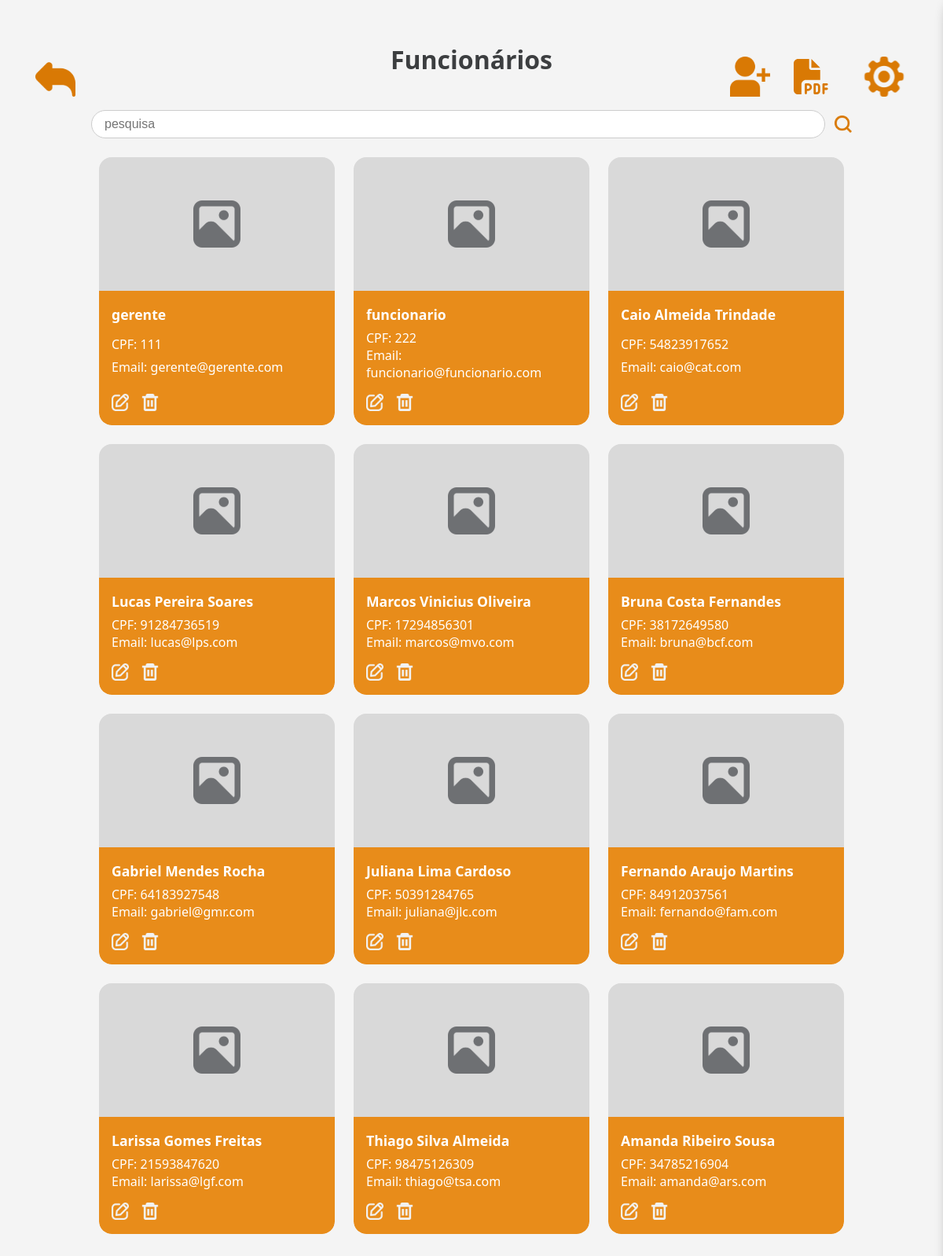
Page /paginas/funcionarios.php on the committed database.
### tables this page shows
CREATE TABLE IF NOT EXISTS funcionario(
  idfuncionario INT NOT NULL AUTO_INCREMENT,
  nome VARCHAR(200) NOT NULL,
  cpf VARCHAR(14) NOT NULL,
  email VARCHAR(45) NOT NULL,
  senha VARCHAR(45) NOT NULL,
  cargo VARCHAR(20) NOT NULL,
  PRIMARY KEY (idfuncionario)
);

### paginas/funcionarios.php (the view, shortened to what this page needs)
<!DOCTYPE html>
<html lang="pt-br">
<head>
    <link rel="stylesheet" href="../assets/css/style.css">
    <link rel="stylesheet" href="../assets/css/funcionarioStyle.css">
    <link rel="stylesheet" href="../assets/css/sidebarStyle.css">
</head>
<body>
<div class="settings-icon left">
        <a href="home.php"><img src="../assets/img/voltar.svg" alt="Voltar"></a>
    </div>
    <div class="settings-icon right">
        <a href="cadastro_func.php"><img src="../assets/img/add_func.svg" alt="Adicionar"></a>
        <a href="pdfVendasFuncionario.php"><img src="../assets/img/pdf.svg" alt="PDF Vendas por Funcionários" style="width:45px;"></a>
        <div class="settings-icone" onclick="toggleSidebar()">
            <img src="../assets/img/gear.svg" alt="Configurações" style="cursor: pointer;">
        </div>
    </div>
    <div class="funcionario-container">
        <div class="funcionario-header">
            <div class="h1-right">Funcionários</div>
        </div>
        <form class="funcionario-search">
            <input type="text" placeholder="pesquisa" name="pesquisa">
            <button type="submit" class="funcionario-search-btn"><img src="../assets/img/lupa.svg" alt="Buscar"></button>
        </form>
        <div class="funcionario-lista">
            <?php
                include_once '../db/conexao.php';
                $where = "WHERE funcionario.cargo != 'apagado'";
                $sql = "SELECT
                            funcionario.idfuncionario as id,
                            funcionario.nome,
                            funcionario.cpf,
                            funcionario.email
                            FROM funcionario
                            $where";
                $result = mysqli_query($conn, $sql);
                if ($result && mysqli_num_rows($result) > 0) {
                while ($row = mysqli_fetch_assoc($result)) {
            ?>
            <div class="funcionario-card">
                <div class="funcionario-card-img">
                    <img src="../assets/img/prod_img.svg" alt="funcionario">
                </div>
                <div class="funcionario-card-info">
                    <div class="funcionario-card-title"><?php echo $row['nome']; ?></div>
                    <div class="funcionario-card-cpf">CPF: <?php echo $row['cpf']; ?></div>
                    <div class="funcionario-card-email">Email: <?php echo $row['email']; ?></div>
                    <div class="funcionario-card-actions">
                        <a href="cadastro_func.php?id=<?=$row['id'];?>"><img src="../assets/img/editar.svg" alt="Editar"></a>
                        <a href="../db/deleta_funcionario.php?id=<?=$row['id'];?>" class="delete-funcionario"><img src="../assets/img/lixeiraw.svg" alt="Excluir"></a>
                    </div>
                </div>
            </div>
            <?php
                }
            }else {
                echo "<p style='margin: 20px;'>Nenhum funcionário encontrado.</p>";
            }
            ?>
        </div>
    </div>
</body>
</html>

### assets/css/style.css (style rules this page uses)
body { margin: 0; padding: 0; background: #F2F2F2; font-family: 'Segoe UI', Arial, sans-serif; height: 100vh; overflow: hidden; }
.h1-right { color: #3C3E40 !important; font-size: 2rem; font-weight: bold; margin: 0 auto; margin-bottom: 10px; }
.settings-icon { position: fixed; top: 72px; z-index: 1000; }
.settings-icon img { width: 51px; height: 51px; cursor: pointer; }
.settings-icon.left { left: 45px; }
.settings-icon.right { right: 45px; display: flex; gap: 30px; }

### assets/css/funcionarioStyle.css (style rules this page uses)
.funcionario-container { padding: 32px 48px; height: 100vh; box-sizing: border-box; overflow-y: auto; position: relative; }
.funcionario-header { display: flex; align-items: center; justify-content: space-between; position: relative; z-index: 999; margin-top: 2%; margin-bottom: 3%; }
.funcionario-search { margin: 32px 0 24px 0; display: flex; align-items: center; gap: 8px; justify-content: center; }
.funcionario-search input { width: 900px; max-width: 100%; padding: 8px 16px; border-radius: 20px; border: 1px solid #ccc; font-size: 1rem; }
.funcionario-search-btn { background: none; border: none; cursor: pointer; padding: 0 0 0 4px; display: flex; align-items: center; }
.funcionario-lista { display: grid; grid-template-columns: repeat(3, 300px); gap: 24px; justify-content: center; }
.funcionario-card { background: #f2f2f2; border-radius: 16px; overflow: hidden; display: flex; flex-direction: column; min-height: 300px; }
.funcionario-card-img { background: #d9d9d9; height: 170px; display: flex; align-items: center; justify-content: center; }
.funcionario-card-info { background: #e88c1a; color: #fff; padding: 18px 16px; flex: 1; display: flex; flex-direction: column; justify-content: space-between; border-bottom-left-radius: 16px; border-bottom-right-radius: 16px; margin-bottom: 0; font-size: 1rem; }
.funcionario-card-title { font-weight: bold; margin-bottom: 7px; font-size: 1.1rem; }
.funcionario-card-actions { display: flex; gap: 16px; margin-top: 16px; }
.funcionario-card-img img { width: 60px; }
.funcionario-search-btn img { width: 22px; }
.funcionario-card-actions img { width: 22px; height: 22px; cursor: pointer; }
.funcionario-card-actions a { display: flex; align-items: center; justify-content: center; }

### assets/css/sidebarStyle.css (style rules this page uses)
body { margin: 0; font-family: 'Segoe UI', Tahoma, Geneva, Verdana, sans-serif; background-color: #f4f4f4; }
.settings-icone { display: inline-block; margin-left: 10px; vertical-align: middle; }
.settings-icone img { width: 60px; transition: transform 0.3s ease; }

### rows in the picture
funcionario: nome "gerente", cpf "111", email "gerente@gerente.com"
funcionario: nome "funcionario", cpf "222", email "funcionario@funcionario.com"
funcionario: nome "Caio Almeida Trindade", cpf "54823917652", email "caio@cat.com"
funcionario: nome "Lucas Pereira Soares", cpf "91284736519", email "lucas@lps.com"
funcionario: nome "Marcos Vinicius Oliveira", cpf "17294856301", email "marcos@mvo.com"
funcionario: nome "Bruna Costa Fernandes", cpf "38172649580", email "bruna@bcf.com"
funcionario: nome "Gabriel Mendes Rocha", cpf "64183927548", email "gabriel@gmr.com"
funcionario: nome "Juliana Lima Cardoso", cpf "50391284765", email "juliana@jlc.com"
funcionario: nome "Fernando Araujo Martins", cpf "84912037561", email "fernando@fam.com"
funcionario: nome "Larissa Gomes Freitas", cpf "21593847620", email "larissa@lgf.com"
funcionario: nome "Thiago Silva Almeida", cpf "98475126309", email "thiago@tsa.com"
funcionario: nome "Amanda Ribeiro Sousa", cpf "34785216904", email "amanda@ars.com"
